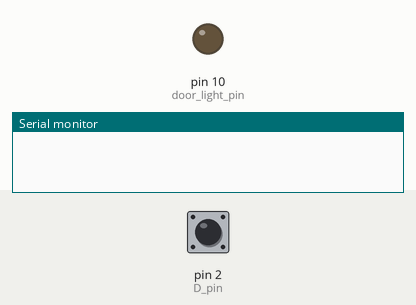
Recording of a sketch running on a simulated Arduino Uno, built with avr-gcc and run on an emulated ATmega328P. On the bench: output pins drawn as LEDs (lit = HIGH), the last lines printed to the serial monitor. The inputs (shaded band) are chosen by the test bench; at power-on: pin 2 (D_pin) HIGH.

Above: at 0.1 s.
At 1.1 s:
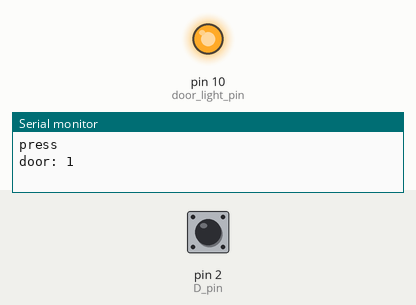
Timing chart, 0 to 2.6 s (numbered marks = the images above):
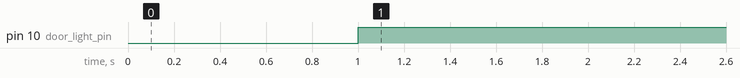

The sketch:

button_relay.ino
```cpp
/*
   базовый скетч отработки нажатия кнопки с фильтром дребезга контактов
   и включением выключением реле / светодиода по нажатию на кнопку
   к уроку #6
*/

#define D_pin 2             // пин двери
#define door_light_pin 10   // пин мосфета / реле

boolean door = 0;           // флажок режима
uint32_t doorTimer = 0;
void setup() {
  pinMode(D_pin, INPUT_PULLUP);       // кнопка подтянута внутренним резистором (урок 5)
  pinMode(door_light_pin, OUTPUT);    // пин реле как выход

  Serial.begin(9600);

}

void loop() {
  delay(1000);

  door_status();

}


void door_status()
{
  boolean door_open = digitalRead(D_pin);  // считать текущее положение конечного выключателя (0-закрыт;1-открыт)

  if (door_open && !door && millis() - doorTimer > 100) {
    door = true;
    doorTimer = millis();
    Serial.println("press");
  }
  if (!door_open && door && millis() - doorTimer > 100) {
    door = false;
    doorTimer = millis();
    //Serial.println("release");
  }


  Door_light_rele(door);

  Serial.print("door: ");
  Serial.println(door);

}


//upr_signal - 1 вкл., 0 - выкл
//реле обратное включение от 0
void Door_light_rele(boolean upr_signal)
{
  boolean invert = 0;

  if (invert)
  {
    digitalWrite(door_light_pin, !upr_signal);
  }
  else
  {
    digitalWrite(door_light_pin, upr_signal);
  }
}
```

Measured:
- by itself, pin 10 (door_light_pin): LOW → HIGH at 1.0 s
